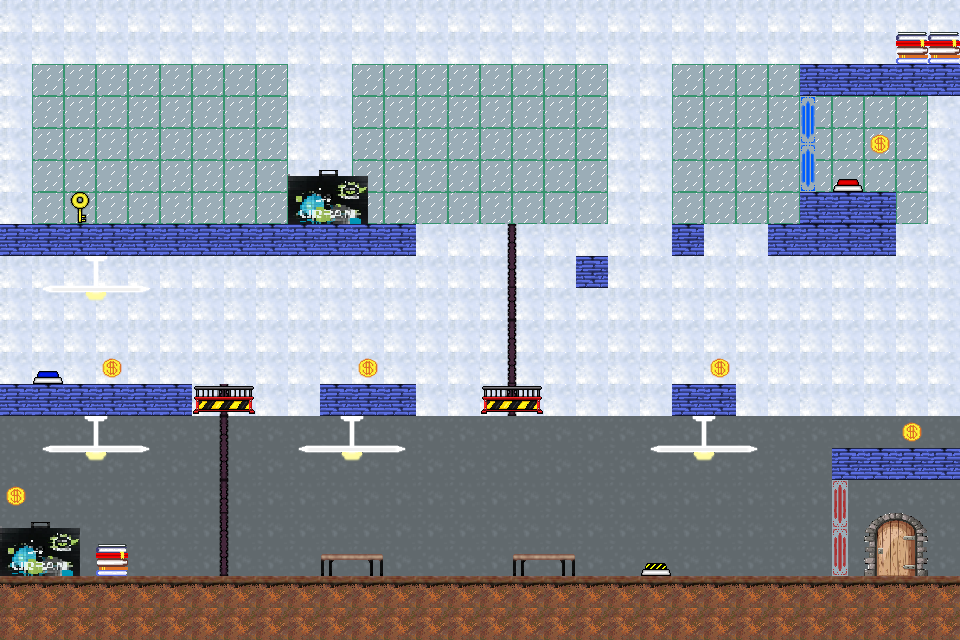

Tiled map render using the project's own tile images. Description and the map definition, with tile-layer contents summarised, below:
An orthogonal 30x20 tile map with 32x32 px tiles, 10 tile layers (fondo, cinta del elevador, ascensor_der, ascensor_izq, ...), 21 tilesets and 33 objects (10x piso, 3x boton, 2x tablero, 2x libro, 2x elevador, ...).

<map version="1.10" tiledversion="1.12.2" orientation="orthogonal" renderorder="right-down" width="30" height="20" tilewidth="32" tileheight="32" infinite="0" nextlayerid="20" nextobjectid="86">
 <tileset firstgid="1" name="pared alta" tilewidth="32" tileheight="32" tilecount="1" columns="1">
  <image source="pared alta.png" trans="000000" width="32" height="32" />
 </tileset>
 <tileset firstgid="2" name="pared baja" tilewidth="32" tileheight="32" tilecount="1" columns="1">
  <image source="pared baja.png" trans="000000" width="32" height="32" />
 </tileset>
 <tileset firstgid="3" name="ventana cantina" tilewidth="32" tileheight="32" tilecount="1" columns="1">
  <image source="ventana cantina.png" trans="000000" width="32" height="32" />
 </tileset>
 <tileset firstgid="4" name="piso cantina alto1" tilewidth="32" tileheight="32" tilecount="1" columns="1">
  <image source="piso cantina alto1.png" trans="000000" width="32" height="32" />
 </tileset>
 <tileset firstgid="5" name="piso cantina bajo1" tilewidth="32" tileheight="32" tilecount="1" columns="1">
  <image source="piso cantina bajo1.png" trans="000000" width="32" height="32" />
 </tileset>
 <tileset firstgid="6" name="boton rojo" tilewidth="32" tileheight="32" tilecount="1" columns="1">
  <image source="boton rojo.png" trans="847e87" width="32" height="32" />
 </tileset>
 <tileset firstgid="7" name="boton azul" tilewidth="32" tileheight="32" tilecount="1" columns="1">
  <image source="boton azul.png" trans="847e87" width="32" height="32" />
 </tileset>
 <tileset firstgid="8" name="moneda coin" tilewidth="32" tileheight="32" tilecount="1" columns="1">
  <image source="moneda coin.png" trans="847e87" width="32" height="32" />
 </tileset>
 <tileset firstgid="9" name="mesa cantina" tilewidth="32" tileheight="32" tilecount="2" columns="2">
  <image source="mesa cantina.png" trans="847e87" width="64" height="32" />
 </tileset>
 <tileset firstgid="11" name="ventilador cantina" tilewidth="32" tileheight="32" tilecount="8" columns="4">
  <image source="ventilador cantina.png" trans="847e87" width="128" height="64" />
 </tileset>
 <tileset firstgid="19" name="libros bloque" tilewidth="32" tileheight="32" tilecount="1" columns="1">
  <image source="libros bloque.png" trans="847e87" width="32" height="32" />
 </tileset>
 <tileset firstgid="20" name="tablero" tilewidth="32" tileheight="32" tilecount="6" columns="3">
  <image source="tablero.png" trans="847e87" width="96" height="64" />
 </tileset>
 <tileset firstgid="26" name="bloque random" tilewidth="32" tileheight="32" tilecount="1" columns="1">
  <image source="bloque random.png" trans="847e87" width="32" height="32" />
 </tileset>
 <tileset firstgid="27" name="puerta final" tilewidth="32" tileheight="32" tilecount="4" columns="2">
  <image source="puerta final.png" trans="847e87" width="64" height="64" />
 </tileset>
 <tileset firstgid="31" source="Sprite-puerta_roa.tsx" />
 <tileset firstgid="32" name="boton elevadores" tilewidth="32" tileheight="32" tilecount="1" columns="1">
  <image source="boton elevadores.png" trans="847e87" width="32" height="32" />
 </tileset>
 <tileset firstgid="33" name="llave" tilewidth="32" tileheight="32" tilecount="1" columns="1">
  <image source="llave.png" trans="847e87" width="32" height="32" />
 </tileset>
 <tileset firstgid="34" source="cinta del elevador.tsx" />
 <tileset firstgid="38" source="puerta azul.tsx" />
 <tileset firstgid="39" source="puerta roja_sql.tsx" />
 <tileset firstgid="40" source="plataforma_elevatoria_64x32.tsx" />
 <layer id="3" name="fondo" width="30" height="20">
  <data>[600 cells, 540 non-empty, 3 distinct tile ids]</data>
 </layer>
 <layer id="4" name="cinta del elevador" width="30" height="20">
  <data>[600 cells, 24 non-empty, 4 distinct tile ids]</data>
 </layer>
 <layer id="10" name="ascensor_der" width="30" height="20">
  <data>[600 cells, 2 non-empty, 2 distinct tile ids]</data>
 </layer>
 <layer id="9" name="ascensor_izq" width="30" height="20">
  <data>[600 cells, 2 non-empty, 2 distinct tile ids]</data>
 </layer>
 <layer id="11" name="monedas" width="30" height="20">
  <data>[600 cells, 6 non-empty, 1 distinct tile ids]</data>
 </layer>
 <layer id="12" name="llave" width="30" height="20">
  <data>[600 cells, 1 non-empty, 1 distinct tile ids]</data>
 </layer>
 <layer id="2" name="bloques solidos" width="30" height="20">
  <data>[600 cells, 156 non-empty, 23 distinct tile ids]</data>
 </layer>
 <objectgroup id="8" name="Mecanismos">
  <object id="56" name="boton_ascensores" x="640.333" y="560.667" width="31.6667" height="15" />
  <object id="60" name="destino_ascensor_izq" x="192.333" y="561.667" width="63.3333" height="14" />
  <object id="61" name="destino_ascensor_der" x="480.333" y="224.333" width="63.6667" height="16.3333" />
  <object id="62" name="boton_azul" x="32.6667" y="370.667" width="30.6667" height="12.6667" />
  <object id="63" name="boton_rojo" x="833.333" y="178.334" width="32" height="13.3333" />
  <object id="64" name="puerta_azul_hitbox" x="800" y="95.792" width="14.3333" height="95.875" />
  <object id="65" name="puerta_roja_hitbox" x="832" y="479.917" width="16.3333" height="97.0833" />
  <object id="75" name="puerta_final_hitbox" x="864.167" y="513.25" width="64" height="63" />
  <object id="76" name="zona_salida" x="864.667" y="514" width="64" height="62.3333" />
  <object id="82" name="ascensor_izq_hitbox" x="193.182" y="397.386" width="61.1364" height="16.2273" />
  <object id="85" name="ascensor_der_hitbox" x="481.432" y="397.136" width="60.3864" height="16.7273" />
 </objectgroup>
 <layer id="18" name="puerta_final" width="30" height="20">
  <data>[600 cells, 4 non-empty, 4 distinct tile ids]</data>
 </layer>
 <layer id="13" name="puerta_roja" width="30" height="20">
  <data>[600 cells, 1 non-empty, 1 distinct tile ids]</data>
 </layer>
 <layer id="16" name="puerta_azul" width="30" height="20">
  <data>[600 cells, 1 non-empty, 1 distinct tile ids]</data>
 </layer>
 <objectgroup id="6" name="colisiones">
  <object id="18" name="piso" type="piso" x="0.140975" y="224.242" width="415.435" height="31.7188" />
  <object id="21" name="piso" x="0" y="384.333" width="191.667" height="31" />
  <object id="22" name="piso" x="320.364" y="384.182" width="95.2727" height="31.6364" />
  <object id="24" name="piso" x="672.5" y="384.5" width="63.25" height="31.25" />
  <object id="25" name="piso" x="832.302" y="448.417" width="127.948" height="31.1667" />
  <object id="26" name="piso" x="800.072" y="192" width="95.8065" height="63.9167" />
  <object id="32" name="piso" x="672.279" y="224.203" width="31.4891" height="31.7826" />
  <object id="33" name="piso" x="576.606" y="256.25" width="31.6136" height="31.3182" />
  <object id="34" name="piso" x="768.5" y="224.688" width="31.4375" height="31.1875" />
  <object id="35" name="piso" x="0" y="576" width="960" height="64.1818" />
  <object id="36" name="tablero" x="-0.25" y="527.5" width="79.75" height="48" />
  <object id="37" name="libro" x="96" y="543.75" width="32.5" height="32" />
  <object id="38" name="libro" x="896" y="32.5" width="64.0455" height="31.4375" />
  <object id="41" name="boton" x="833.629" y="179.186" width="28.9773" height="12.2727" />
  <object id="42" name="boton" x="640.391" y="561.125" width="31.7337" height="15" />
  <object id="43" name="boton" x="31.8182" y="369.636" width="32.1818" height="14.5455" />
  <object id="45" name="elevador" x="192.932" y="397.023" width="61.1364" height="16.7273" />
  <object id="48" name="mesa" x="513.182" y="553.409" width="62.0731" height="22.7273" />
  <object id="49" name="mesa" x="320.5" y="553" width="63.1136" height="22.75" />
  <object id="50" name="tablero" x="288.182" y="175.273" width="80" height="47.8182" />
  <object id="79" x="800.065" y="64" width="159.814" height="31.8696" />
  <object id="84" name="elevador" x="481.682" y="397.136" width="61.1364" height="16.7273" />
 </objectgroup>
</map>
